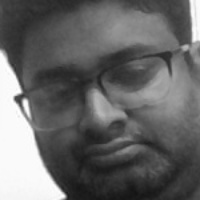
#> input picture faces_dataset/sanjay/sanjay_0.jpg, 200 x 200 px, given in place of the camera
$ python collect_faces.py
#> lines starting #> are read from the running program, lines starting #| are printed output that depends on the picture
import cv2
import os

print(">>> collect_faces.py started")  # debug line

person_name = input("Enter your name (no spaces if possible): ").strip()
#> the answer given: faces_dataset/sanjay/sanjay_0.jpg
if not person_name:
    print("Name cannot be empty. Exiting.")
    exit()

DATASET_DIR = "faces_dataset"
person_dir = os.path.join(DATASET_DIR, person_name)
os.makedirs(person_dir, exist_ok=True)

CASCADE_PATH = cv2.data.haarcascades + "haarcascade_frontalface_default.xml"
face_cascade = cv2.CascadeClassifier(CASCADE_PATH)

cap = cv2.VideoCapture(0)
if not cap.isOpened():
    print("Error: could not open webcam.")
    exit()

print(f"Capturing faces for: {person_name}")
print("Look at the camera. Press 'q' to stop early.")

count = 0
MAX_IMAGES = 50

while True:
    ret, frame = cap.read()
#> frame is the input picture: shape (200, 200, 3); min 20, max 255, mean 102.8
    if not ret:
        break

    frame = cv2.flip(frame, 1)
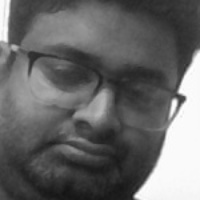
#> frame: shape (200, 200, 3); min 20, max 255, mean 102.8
    gray = cv2.cvtColor(frame, cv2.COLOR_BGR2GRAY)

    faces = face_cascade.detectMultiScale(
        gray, scaleFactor=1.2, minNeighbors=5, minSize=(60, 60)
    )
#> faces = ()

    for (x, y, w, h) in faces:
        cv2.rectangle(frame, (x, y), (x + w, y + h), (0, 255, 0), 2)

        face_roi = gray[y:y + h, x:x + w]
        face_roi = cv2.resize(face_roi, (200, 200))

        img_path = os.path.join(person_dir, f"{person_name}_{count}.jpg")
        cv2.imwrite(img_path, face_roi)
        count += 1
        print(f"Saved image {count}/{MAX_IMAGES}", end="\r")

        if count >= MAX_IMAGES:
            break
#> this loop made 0 passes
#> after the loop, count = 0

    cv2.imshow("Collecting faces - " + person_name, frame)

    if cv2.waitKey(1) & 0xFF == ord('q') or count >= MAX_IMAGES:
#> (key q is pressed here)
        break

cap.release()
cv2.destroyAllWindows()
print(f"\nDone! Saved {count} images to {person_dir}")
#| Done! Saved 0 images to faces_dataset/faces_dataset/sanjay/sanjay_0.jpg

$ run again, on faces_dataset/sanjay/sanjay_1.jpg
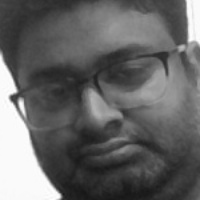
#> input picture faces_dataset/sanjay/sanjay_1.jpg, 200 x 200 px, given in place of the camera
#> frame is the input picture: shape (200, 200, 3); min 23, max 255, mean 101
#> `frame = cv2.flip(frame, 1)`:
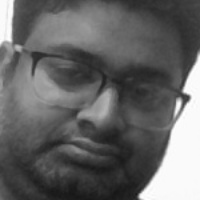
#> frame: shape (200, 200, 3); min 23, max 255, mean 101
#> faces = ()
#> after the loop `for (x, y, w, h) in faces:`: count = 0
#| Done! Saved 0 images to faces_dataset/faces_dataset/sanjay/sanjay_1.jpg

$ run again, on faces_dataset/sanjay/sanjay_10.jpg
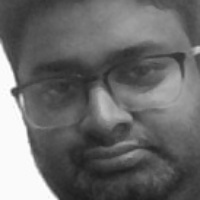
#> input picture faces_dataset/sanjay/sanjay_10.jpg, 200 x 200 px, given in place of the camera
#> frame is the input picture: shape (200, 200, 3); min 29, max 255, mean 106.6
#> `frame = cv2.flip(frame, 1)`:
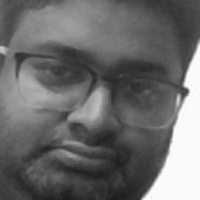
#> frame: shape (200, 200, 3); min 29, max 255, mean 106.6
#> faces = ()
#> after the loop `for (x, y, w, h) in faces:`: count = 0
#| Done! Saved 0 images to faces_dataset/faces_dataset/sanjay/sanjay_10.jpg
